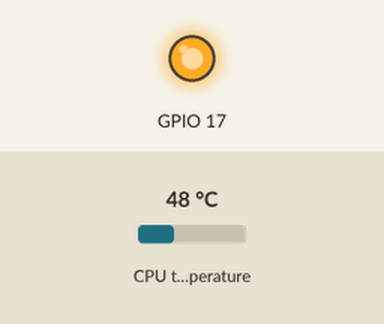
Simulated run of this program. Board: Raspberry Pi (BCM pin numbers), started with the arguments 3 3 3 17. Parts: output pins drawn as LEDs (lit = HIGH). Inputs (shaded band) come from the test bench; at power-on: CPU temperature 48 °C. The clock reads 2024-03-15 10:24:30 at power-on unless the program sets it; system figures (address, load, memory, disk, uptime) are fixed made-up values; what the program prints to the terminal is not drawn.

Above: at 0.1 s.
Timing chart, 0 to 1.6 s (numbered marks = the images above):
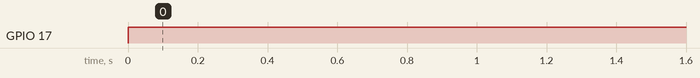

Measured:
- by itself, GPIO 17: LOW → HIGH at 0.00 s

The program:

simple-runfan.py
```python
# (licence header left out)
import gpiozero,time,psutil,sys

if len(sys.argv) != 5:
    sys.exit("Usage: {} delay ontemp offtemp gpiopin".format(sys.argv[0]))

delay = int(sys.argv[1])
ontemp = float(sys.argv[2])
offtemp = float(sys.argv[3])
gpiopin = int(sys.argv[4])

if ontemp < offtemp:
    sys.exit("ontemp ({}) must be greater than offtemp ({})".format(ontemp, offtemp))

on = False
fan = gpiozero.OutputDevice(gpiopin)

try:
    while True:
        # get CPU temperature. Some systems spell it 'cpu-thermal' and others 'cpu_thermal'
        pt = psutil.sensors_temperatures()
        t = pt['cpu-thermal'][0].current if 'cpu-thermal' in pt \
            else pt['cpu_thermal'][0].current if 'cpu_thermal' in pt \
                 else -9999
        if t == -9999:
            print("Cannot determine the CPU temperature", file=sys.stderr)
        print("{}: {} {}".format(time.ctime(), t, on))
        # if past either boundary, turn it on or off
        if not on and t >= ontemp:
            fan.on()
            on = True
        elif on and t <= offtemp:
            fan.off()
            on = False
        time.sleep(delay)
except KeyboardInterrupt:
    pass
```
